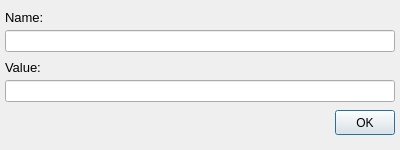
<?xml version="1.0" encoding="UTF-8"?>
<ui version="4.0">
 <class>ChangeKeyWindow</class>
 <widget class="QDialog" name="ChangeKeyWindow">
  <property name="geometry">
   <rect>
    <x>0</x>
    <y>0</y>
    <width>400</width>
    <height>150</height>
   </rect>
  </property>
  <property name="windowTitle">
   <string>Dialog</string>
  </property>
  <widget class="QLabel" name="nameLabel">
   <property name="geometry">
    <rect>
     <x>5</x>
     <y>5</y>
     <width>75</width>
     <height>25</height>
    </rect>
   </property>
   <property name="font">
    <font>
     <pointsize>10</pointsize>
    </font>
   </property>
   <property name="text">
    <string>Name:</string>
   </property>
  </widget>
  <widget class="QLineEdit" name="nameLineEdit">
   <property name="geometry">
    <rect>
     <x>5</x>
     <y>30</y>
     <width>390</width>
     <height>22</height>
    </rect>
   </property>
   <property name="font">
    <font>
     <pointsize>10</pointsize>
    </font>
   </property>
  </widget>
  <widget class="QLabel" name="valueLabel">
   <property name="geometry">
    <rect>
     <x>5</x>
     <y>55</y>
     <width>75</width>
     <height>25</height>
    </rect>
   </property>
   <property name="font">
    <font>
     <pointsize>10</pointsize>
    </font>
   </property>
   <property name="text">
    <string>Value:</string>
   </property>
  </widget>
  <widget class="QLineEdit" name="valueLineEdit">
   <property name="geometry">
    <rect>
     <x>5</x>
     <y>80</y>
     <width>390</width>
     <height>22</height>
    </rect>
   </property>
   <property name="font">
    <font>
     <pointsize>10</pointsize>
    </font>
   </property>
  </widget>
  <widget class="QPushButton" name="okButton">
   <property name="geometry">
    <rect>
     <x>335</x>
     <y>110</y>
     <width>60</width>
     <height>25</height>
    </rect>
   </property>
   <property name="text">
    <string>OK</string>
   </property>
  </widget>
 </widget>
 <resources/>
 <connections/>
</ui>
